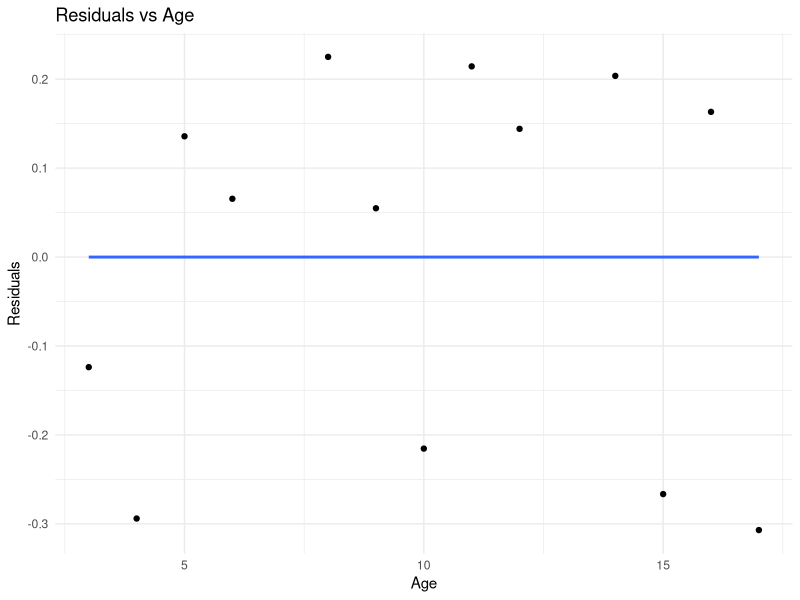
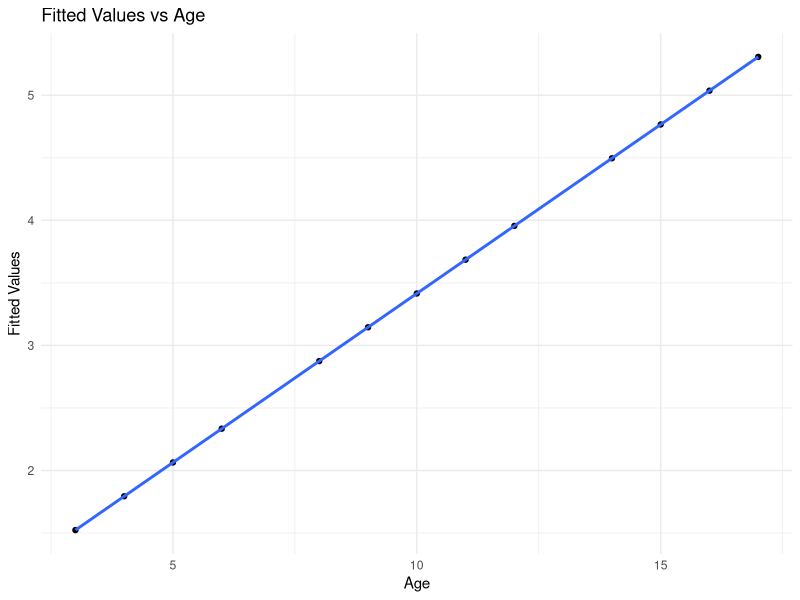

Write the R code that produced these figures, in order.
## ---- chunk 1
knitr::opts_chunk$set(
  comment = "R>", 
  warning = FALSE, 
  message = FALSE,
  fig.width = 4.5,
  fig.height = 2.625,
  out.width = "75%",
  fig.asp = NULL, # control via width/height
  dpi = 300
)

ggplot2::theme_set(
  ggplot2::theme_minimal(base_size = 8)
)
ggplot2::theme_set(
  ggplot2::theme_bw(base_size = 8)
)
## ---- chunk 2
knitr::opts_chunk$set(
  echo = TRUE,
  eval = TRUE,
  warning = FALSE,
  message = FALSE,
  fig.width = 6,
  fig.asp = 0.65,
  out.width = "100%",
  fig.align = "center"
)
library(tidyverse)
library(ggpubr)
library(ggthemes)
## ---- chunk 3
# Load the sparrows dataset
sparrows <- tibble(age = c(3, 4, 5, 6, 8, 9, 10, 11, 12, 14, 15, 16, 17),
                   wing = c(1.4, 1.5, 2.2, 2.4, 3.1, 3.2, 3.2, 3.9, 4.1, 4.7, 4.5, 5.2, 5.0))

sparrows.lm <- lm(wing ~ age, data = sparrows)
str(sparrows.lm)
summary(sparrows.lm)
## ---- chunk 4
# Reconstruct wing lengths from model
fitted(sparrows.lm) + resid(sparrows.lm)

# This is the same as accessing the component of the model object with str()
sparrows.lm$fitted.values + sparrows.lm$residuals
## ---- chunk 5
# Fit a linear regression through the model residuals
residuals.lm <- lm(resid(sparrows.lm) ~ age, data = sparrows)
summary(residuals.lm)

# Plot the residuals
ggplot(sparrows, aes(x = age, y = resid(sparrows.lm))) +
  geom_point() +
  geom_smooth(method = "lm", se = FALSE) +
  labs(title = "Residuals vs Age",
       x = "Age",
       y = "Residuals") +
  theme_minimal()
## ---- chunk 6
# Fit a linear regression through the fitted values
fitted.lm <- lm(fitted(sparrows.lm) ~ age, data = sparrows)
summary(fitted.lm)

# Plot the fitted values
ggplot(sparrows, aes(x = age, y = fitted(sparrows.lm))) +
  geom_point() +
  geom_smooth(method = "lm", se = FALSE) +
  labs(title = "Fitted Values vs Age",
       x = "Age",
       y = "Fitted Values") +
  theme_minimal()
